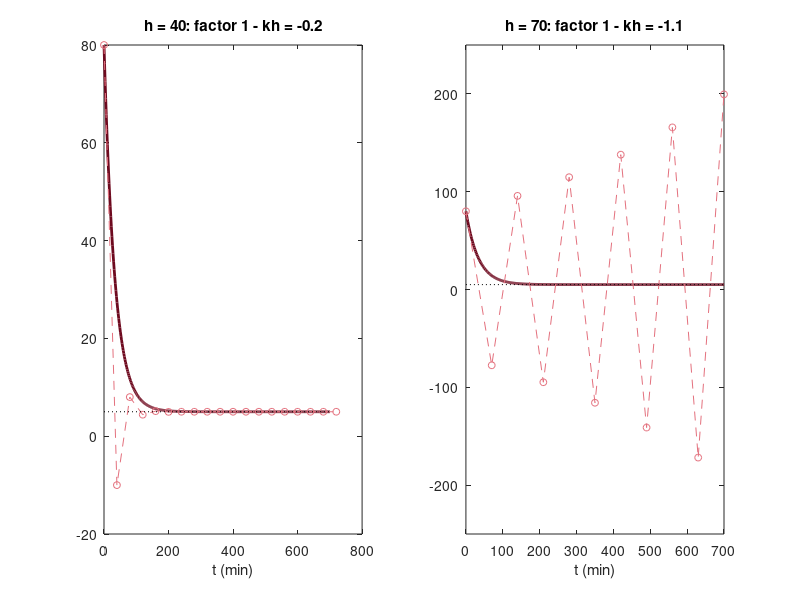

The MATLAB source for this figure:
% Fig. 3.22: Euler's method with too large a step size (book, Section 3.4, Eq. 3.27)
% T_{n+1} - 5 = (1 - k h)(T_n - 5): for h = 40 the factor is -0.2 (damped oscillation), for h = 70 it is -1.1 (growing oscillation)
% (c) 2026 Philipp Kügler · Program for the book "Dynamical Systems in the Life Sciences" · MIT License (see LICENSE)
k = 0.03; Tu = 5; T0 = 80;
tt = linspace(0, 700, 400); hs = [40 70];
for i = 1:2
    h = hs(i);
    N = ceil(700 / h);
    t = h * (0:N); T = zeros(1, N + 1); T(1) = T0;
    for n = 1:N
        T(n + 1) = T(n) + h * k * (Tu - T(n));
    end
    subplot(1, 2, i);
    plot(tt, Tu + (T0 - Tu) * exp(-k * tt), 'Color', [0.43 0.04 0.12], 'LineWidth', 2); hold on
    plot(t, T, '--o', 'Color', [0.89 0.44 0.49], 'MarkerSize', 5);
    plot([0 700], [Tu Tu], 'k:'); hold off
    title(sprintf('h = %d: factor 1 - kh = %.1f', h, 1 - k * h)); xlabel('t (min)');
    if h == 70, ylim([-250 250]); end
    fprintf('h = %d: T_1 ... T_4 = %s\n', h, sprintf('%.2f  ', T(2:5)));
end
